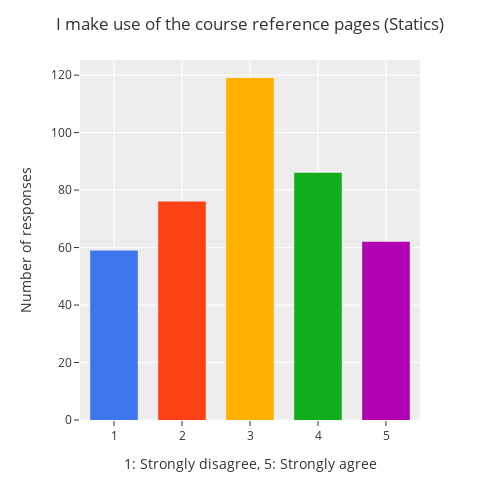
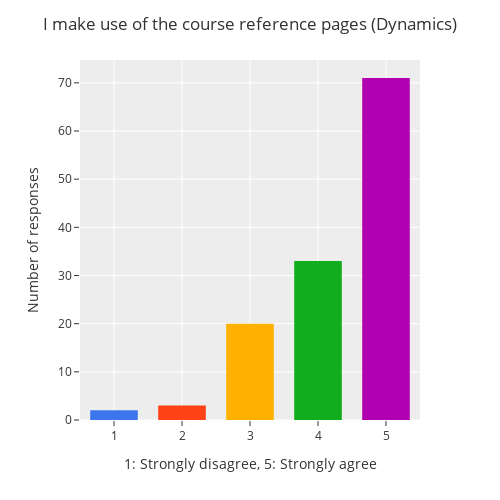
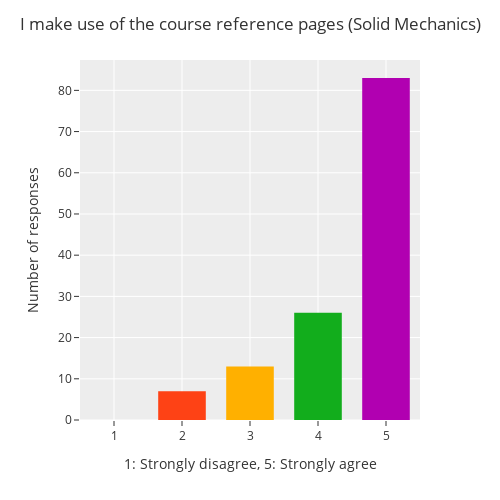

The code cell stored with these charts, in order, in its notebook:
### Code cell
for class_ in ['sta', 'dyn', 'sol']:
    color_map = {1:'#3b76ec',2:'#fe4215',3:'#ffb000',4:'#12ad1c', 5:'#b100b1'}

    plot = px.histogram(dfs[class_],
            x='ref',
            color = 'ref',
            color_discrete_map = color_map)

    plot.update_layout(
        title=f"I make use of the course reference pages ({fancy_name(class_)})",
        xaxis = dict(title=f"1: Strongly disagree, 5: Strongly agree", range=[0.5, 5.5]),
        yaxis_title="Number of responses",
        showlegend=False,
        height=500,
        width=500,
        bargap=0.3
    )

    plot.write_image(f"./ief/{class_}_ref.png", scale=3)

    plot.show()

### Figure 1 — Plotly figure (JSON) as saved in the notebook; plotly's stock layout.template omitted (floating-point values rounded to 4 significant figures)
{"data": [{"alignmentgroup": "True", "bingroup": "x", "hovertemplate": "ref=%{x}<br>count=%{y}<extra></extra>", "legendgroup": "5.0", "marker": {"color": "#b100b1", "pattern": {"shape": ""}}, "name": "5.0", "offsetgroup": "5.0", "orientation": "v", "showlegend": true, "type": "histogram", "x": [5, 5, 5, 5, 5, 5, 5, 5, 5, 5, 5, 5, 5, 5, 5, 5, 5, 5, 5, 5, 5, 5, 5, 5, 5, 5, 5, 5, 5, 5, 5, 5, 5, 5, 5, 5, 5, 5, 5, 5, 5, 5, 5, 5, 5, 5, 5, 5, 5, 5, 5, 5, 5, 5, 5, 5, 5, 5, 5, 5, 5, 5], "xaxis": "x", "yaxis": "y"}, {"alignmentgroup": "True", "bingroup": "x", "hovertemplate": "ref=%{x}<br>count=%{y}<extra></extra>", "legendgroup": "4.0", "marker": {"color": "#12ad1c", "pattern": {"shape": ""}}, "name": "4.0", "offsetgroup": "4.0", "orientation": "v", "showlegend": true, "type": "histogram", "x": [4, 4, 4, 4, 4, 4, 4, 4, 4, 4, 4, 4, 4, 4, 4, 4, 4, 4, 4, 4, 4, 4, 4, 4, 4, 4, 4, 4, 4, 4, 4, 4, 4, 4, 4, 4, 4, 4, 4, 4, 4, 4, 4, 4, 4, 4, 4, 4, 4, 4, 4, 4, 4, 4, 4, 4, 4, 4, 4, 4, 4, 4, 4, 4, 4, 4, 4, 4, 4, 4, 4, 4, 4, 4, 4, 4, 4, 4, 4, 4, 4, 4, 4, 4, 4, 4], "xaxis": "x", "yaxis": "y"}, {"alignmentgroup": "True", "bingroup": "x", "hovertemplate": "ref=%{x}<br>count=%{y}<extra></extra>", "legendgroup": "1.0", "marker": {"color": "#3b76ec", "pattern": {"shape": ""}}, "name": "1.0", "offsetgroup": "1.0", "orientation": "v", "showlegend": true, "type": "histogram", "x": [1, 1, 1, 1, 1, 1, 1, 1, 1, 1, 1, 1, 1, 1, 1, 1, 1, 1, 1, 1, 1, 1, 1, 1, 1, 1, 1, 1, 1, 1, 1, 1, 1, 1, 1, 1, 1, 1, 1, 1, 1, 1, 1, 1, 1, 1, 1, 1, 1, 1, 1, 1, 1, 1, 1, 1, 1, 1, 1], "xaxis": "x", "yaxis": "y"}, {"alignmentgroup": "True", "bingroup": "x", "hovertemplate": "ref=%{x}<br>count=%{y}<extra></extra>", "legendgroup": "3.0", "marker": {"color": "#ffb000", "pattern": {"shape": ""}}, "name": "3.0", "offsetgroup": "3.0", "orientation": "v", "showlegend": true, "type": "histogram", "x": [3, 3, 3, 3, 3, 3, 3, 3, 3, 3, 3, 3, 3, 3, 3, 3, 3, 3, 3, 3, 3, 3, 3, 3, 3, 3, 3, 3, 3, 3, 3, 3, 3, 3, 3, 3, 3, 3, 3, 3, 3, 3, 3, 3, 3, 3, 3, 3, 3, 3, 3, 3, 3, 3, 3, 3, 3, 3, 3, 3, 3, 3, 3, 3, 3, 3, 3, 3, 3, 3, 3, 3, 3, 3, 3, 3, 3, 3, 3, 3, 3, 3, 3, 3, 3, 3, 3, 3, 3, 3, 3, 3, 3, 3, 3, 3, 3, 3, 3, 3, 3, 3, 3, 3, 3, 3, 3, 3, 3, 3, 3, 3, 3, 3, 3, 3, 3, 3, 3], "xaxis": "x", "yaxis": "y"}, {"alignmentgroup": "True", "bingroup": "x", "hovertemplate": "ref=%{x}<br>count=%{y}<extra></extra>", "legendgroup": "2.0", "marker": {"color": "#fe4215", "pattern": {"shape": ""}}, "name": "2.0", "offsetgroup": "2.0", "orientation": "v", "showlegend": true, "type": "histogram", "x": [2, 2, 2, 2, 2, 2, 2, 2, 2, 2, 2, 2, 2, 2, 2, 2, 2, 2, 2, 2, 2, 2, 2, 2, 2, 2, 2, 2, 2, 2, 2, 2, 2, 2, 2, 2, 2, 2, 2, 2, 2, 2, 2, 2, 2, 2, 2, 2, 2, 2, 2, 2, 2, 2, 2, 2, 2, 2, 2, 2, 2, 2, 2, 2, 2, 2, 2, 2, 2, 2, 2, 2, 2, 2, 2, 2], "xaxis": "x", "yaxis": "y"}], "layout": {"bargap": 0.3, "barmode": "relative", "height": 500, "legend": {"title": {"text": "ref"}, "tracegroupgap": 0}, "margin": {"t": 60}, "showlegend": false, "title": {"text": "I make use of the course reference pages (Statics)"}, "width": 500, "xaxis": {"anchor": "y", "categoryarray": [5, 4, 1, 3, 2, null], "categoryorder": "array", "domain": [0, 1], "range": [0.5, 5.5], "title": {"text": "1: Strongly disagree, 5: Strongly agree"}}, "yaxis": {"anchor": "x", "domain": [0, 1], "title": {"text": "Number of responses"}}}}

### Figure 2 — Plotly figure (JSON) as saved in the notebook; plotly's stock layout.template omitted (floating-point values rounded to 4 significant figures)
{"data": [{"alignmentgroup": "True", "bingroup": "x", "hovertemplate": "ref=%{x}<br>count=%{y}<extra></extra>", "legendgroup": "4", "marker": {"color": "#12ad1c", "pattern": {"shape": ""}}, "name": "4", "offsetgroup": "4", "orientation": "v", "showlegend": true, "type": "histogram", "x": [4, 4, 4, 4, 4, 4, 4, 4, 4, 4, 4, 4, 4, 4, 4, 4, 4, 4, 4, 4, 4, 4, 4, 4, 4, 4, 4, 4, 4, 4, 4, 4, 4], "xaxis": "x", "yaxis": "y"}, {"alignmentgroup": "True", "bingroup": "x", "hovertemplate": "ref=%{x}<br>count=%{y}<extra></extra>", "legendgroup": "5", "marker": {"color": "#b100b1", "pattern": {"shape": ""}}, "name": "5", "offsetgroup": "5", "orientation": "v", "showlegend": true, "type": "histogram", "x": [5, 5, 5, 5, 5, 5, 5, 5, 5, 5, 5, 5, 5, 5, 5, 5, 5, 5, 5, 5, 5, 5, 5, 5, 5, 5, 5, 5, 5, 5, 5, 5, 5, 5, 5, 5, 5, 5, 5, 5, 5, 5, 5, 5, 5, 5, 5, 5, 5, 5, 5, 5, 5, 5, 5, 5, 5, 5, 5, 5, 5, 5, 5, 5, 5, 5, 5, 5, 5, 5, 5], "xaxis": "x", "yaxis": "y"}, {"alignmentgroup": "True", "bingroup": "x", "hovertemplate": "ref=%{x}<br>count=%{y}<extra></extra>", "legendgroup": "3", "marker": {"color": "#ffb000", "pattern": {"shape": ""}}, "name": "3", "offsetgroup": "3", "orientation": "v", "showlegend": true, "type": "histogram", "x": [3, 3, 3, 3, 3, 3, 3, 3, 3, 3, 3, 3, 3, 3, 3, 3, 3, 3, 3, 3], "xaxis": "x", "yaxis": "y"}, {"alignmentgroup": "True", "bingroup": "x", "hovertemplate": "ref=%{x}<br>count=%{y}<extra></extra>", "legendgroup": "2", "marker": {"color": "#fe4215", "pattern": {"shape": ""}}, "name": "2", "offsetgroup": "2", "orientation": "v", "showlegend": true, "type": "histogram", "x": [2, 2, 2], "xaxis": "x", "yaxis": "y"}, {"alignmentgroup": "True", "bingroup": "x", "hovertemplate": "ref=%{x}<br>count=%{y}<extra></extra>", "legendgroup": "1", "marker": {"color": "#3b76ec", "pattern": {"shape": ""}}, "name": "1", "offsetgroup": "1", "orientation": "v", "showlegend": true, "type": "histogram", "x": [1, 1], "xaxis": "x", "yaxis": "y"}], "layout": {"bargap": 0.3, "barmode": "relative", "height": 500, "legend": {"title": {"text": "ref"}, "tracegroupgap": 0}, "margin": {"t": 60}, "showlegend": false, "title": {"text": "I make use of the course reference pages (Dynamics)"}, "width": 500, "xaxis": {"anchor": "y", "categoryarray": [4, 5, 3, 2, 1], "categoryorder": "array", "domain": [0, 1], "range": [0.5, 5.5], "title": {"text": "1: Strongly disagree, 5: Strongly agree"}}, "yaxis": {"anchor": "x", "domain": [0, 1], "title": {"text": "Number of responses"}}}}

### Figure 3 — Plotly figure (JSON) as saved in the notebook; plotly's stock layout.template omitted (floating-point values rounded to 4 significant figures)
{"data": [{"alignmentgroup": "True", "bingroup": "x", "hovertemplate": "ref=%{x}<br>count=%{y}<extra></extra>", "legendgroup": "5", "marker": {"color": "#b100b1", "pattern": {"shape": ""}}, "name": "5", "offsetgroup": "5", "orientation": "v", "showlegend": true, "type": "histogram", "x": [5, 5, 5, 5, 5, 5, 5, 5, 5, 5, 5, 5, 5, 5, 5, 5, 5, 5, 5, 5, 5, 5, 5, 5, 5, 5, 5, 5, 5, 5, 5, 5, 5, 5, 5, 5, 5, 5, 5, 5, 5, 5, 5, 5, 5, 5, 5, 5, 5, 5, 5, 5, 5, 5, 5, 5, 5, 5, 5, 5, 5, 5, 5, 5, 5, 5, 5, 5, 5, 5, 5, 5, 5, 5, 5, 5, 5, 5, 5, 5, 5, 5, 5], "xaxis": "x", "yaxis": "y"}, {"alignmentgroup": "True", "bingroup": "x", "hovertemplate": "ref=%{x}<br>count=%{y}<extra></extra>", "legendgroup": "4", "marker": {"color": "#12ad1c", "pattern": {"shape": ""}}, "name": "4", "offsetgroup": "4", "orientation": "v", "showlegend": true, "type": "histogram", "x": [4, 4, 4, 4, 4, 4, 4, 4, 4, 4, 4, 4, 4, 4, 4, 4, 4, 4, 4, 4, 4, 4, 4, 4, 4, 4], "xaxis": "x", "yaxis": "y"}, {"alignmentgroup": "True", "bingroup": "x", "hovertemplate": "ref=%{x}<br>count=%{y}<extra></extra>", "legendgroup": "3", "marker": {"color": "#ffb000", "pattern": {"shape": ""}}, "name": "3", "offsetgroup": "3", "orientation": "v", "showlegend": true, "type": "histogram", "x": [3, 3, 3, 3, 3, 3, 3, 3, 3, 3, 3, 3, 3], "xaxis": "x", "yaxis": "y"}, {"alignmentgroup": "True", "bingroup": "x", "hovertemplate": "ref=%{x}<br>count=%{y}<extra></extra>", "legendgroup": "2", "marker": {"color": "#fe4215", "pattern": {"shape": ""}}, "name": "2", "offsetgroup": "2", "orientation": "v", "showlegend": true, "type": "histogram", "x": [2, 2, 2, 2, 2, 2, 2], "xaxis": "x", "yaxis": "y"}], "layout": {"bargap": 0.3, "barmode": "relative", "height": 500, "legend": {"title": {"text": "ref"}, "tracegroupgap": 0}, "margin": {"t": 60}, "showlegend": false, "title": {"text": "I make use of the course reference pages (Solid Mechanics)"}, "width": 500, "xaxis": {"anchor": "y", "categoryarray": [5, 4, 3, 2], "categoryorder": "array", "domain": [0, 1], "range": [0.5, 5.5], "title": {"text": "1: Strongly disagree, 5: Strongly agree"}}, "yaxis": {"anchor": "x", "domain": [0, 1], "title": {"text": "Number of responses"}}}}
